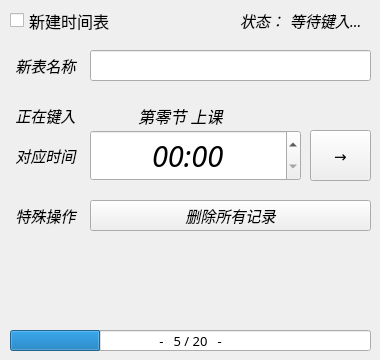
   <widget class="QWidget" name="tab_2">
    <attribute name="title">
     <string>时间表</string>
    </attribute>
    <widget class="QCheckBox" name="checkBox_time">
     <property name="geometry">
      <rect>
       <x>10</x>
       <y>10</y>
       <width>111</width>
       <height>21</height>
      </rect>
     </property>
     <property name="font">
      <font>
       <family>阿里巴巴普惠体 R</family>
       <pointsize>12</pointsize>
       <weight>50</weight>
       <italic>false</italic>
       <bold>false</bold>
       <underline>false</underline>
       <strikeout>false</strikeout>
      </font>
     </property>
     <property name="text">
      <string>新建时间表</string>
     </property>
    </widget>
    <widget class="QPushButton" name="clearButton">
     <property name="geometry">
      <rect>
       <x>90</x>
       <y>200</y>
       <width>281</width>
       <height>31</height>
      </rect>
     </property>
     <property name="font">
      <font>
       <family>阿里巴巴普惠体 R</family>
       <pointsize>11</pointsize>
       <italic>true</italic>
       <underline>false</underline>
       <strikeout>false</strikeout>
      </font>
     </property>
     <property name="text">
      <string>删除所有记录</string>
     </property>
    </widget>
    <widget class="QLabel" name="timeStatus">
     <property name="geometry">
      <rect>
       <x>290</x>
       <y>10</y>
       <width>81</width>
       <height>21</height>
      </rect>
     </property>
     <property name="font">
      <font>
       <family>阿里巴巴普惠体 R</family>
       <pointsize>11</pointsize>
       <italic>true</italic>
       <underline>false</underline>
       <strikeout>false</strikeout>
      </font>
     </property>
     <property name="text">
      <string>等待键入...</string>
     </property>
    </widget>
    <widget class="QLabel" name="label_14">
     <property name="geometry">
      <rect>
       <x>240</x>
       <y>10</y>
       <width>51</width>
       <height>21</height>
      </rect>
     </property>
     <property name="font">
      <font>
       <family>阿里巴巴普惠体 R</family>
       <pointsize>11</pointsize>
       <italic>true</italic>
       <underline>false</underline>
       <strikeout>false</strikeout>
      </font>
     </property>
     <property name="text">
      <string>状态：</string>
     </property>
    </widget>
    <widget class="QLabel" name="guide">
     <property name="geometry">
      <rect>
       <x>80</x>
       <y>100</y>
       <width>201</width>
       <height>31</height>
      </rect>
     </property>
     <property name="font">
      <font>
       <family>阿里巴巴普惠体 R</family>
       <pointsize>12</pointsize>
       <italic>true</italic>
       <underline>false</underline>
       <strikeout>false</strikeout>
      </font>
     </property>
     <property name="text">
      <string>第零节 上课</string>
     </property>
     <property name="alignment">
      <set>Qt::AlignCenter</set>
     </property>
    </widget>
    <widget class="QProgressBar" name="progressBar">
     <property name="geometry">
      <rect>
       <x>10</x>
       <y>330</y>
       <width>361</width>
       <height>21</height>
      </rect>
     </property>
     <property name="font">
      <font>
       <family>汉仪空山楷 W</family>
       <pointsize>10</pointsize>
       <weight>50</weight>
       <italic>false</italic>
       <bold>false</bold>
       <underline>false</underline>
       <strikeout>false</strikeout>
      </font>
     </property>
     <property name="styleSheet">
      <string notr="true"/>
     </property>
     <property name="maximum">
      <number>20</number>
     </property>
     <property name="value">
      <number>5</number>
     </property>
     <property name="orientation">
      <enum>Qt::Horizontal</enum>
     </property>
     <property name="textDirection">
      <enum>QProgressBar::TopToBottom</enum>
     </property>
     <property name="format">
      <string>-   %v / %m   -</string>
     </property>
    </widget>
    <widget class="QLabel" name="label_7">
     <property name="geometry">
      <rect>
       <x>10</x>
       <y>100</y>
       <width>71</width>
       <height>31</height>
      </rect>
     </property>
     <property name="font">
      <font>
       <family>阿里巴巴普惠体 R</family>
       <pointsize>11</pointsize>
       <italic>true</italic>
       <underline>false</underline>
       <strikeout>false</strikeout>
      </font>
     </property>
     <property name="text">
      <string>正在键入</string>
     </property>
     <property name="alignment">
      <set>Qt::AlignCenter</set>
     </property>
    </widget>
    <widget class="QLineEdit" name="lineEdit">
     <property name="geometry">
      <rect>
       <x>90</x>
       <y>50</y>
       <width>281</width>
       <height>31</height>
      </rect>
     </property>
     <property name="font">
      <font>
       <family>阿里巴巴普惠体 R</family>
       <pointsize>12</pointsize>
       <italic>false</italic>
       <underline>false</underline>
       <strikeout>false</strikeout>
      </font>
     </property>
     <property name="alignment">
      <set>Qt::AlignCenter</set>
     </property>
    </widget>
    <widget class="QLabel" name="label_11">
     <property name="geometry">
      <rect>
       <x>10</x>
       <y>50</y>
       <width>71</width>
       <height>31</height>
      </rect>
     </property>
     <property name="font">
      <font>
       <family>阿里巴巴普惠体 R</family>
       <pointsize>11</pointsize>
       <italic>true</italic>
       <underline>false</underline>
       <strikeout>false</strikeout>
      </font>
     </property>
     <property name="text">
      <string>新表名称</string>
     </property>
     <property name="alignment">
      <set>Qt::AlignCenter</set>
     </property>
    </widget>
    <widget class="QTimeEdit" name="timeEdit">
     <property name="geometry">
      <rect>
       <x>90</x>
       <y>130</y>
       <width>211</width>
       <height>51</height>
      </rect>
     </property>
     <property name="font">
      <font>
       <family>Dank Mono</family>
       <pointsize>22</pointsize>
       <italic>true</italic>
       <underline>false</underline>
       <strikeout>false</strikeout>
      </font>
     </property>
     <property name="whatsThis">
      <string>时间</string>
     </property>
     <property name="layoutDirection">
      <enum>Qt::LeftToRight</enum>
     </property>
     <property name="autoFillBackground">
      <bool>false</bool>
     </property>
     <property name="styleSheet">
      <string notr="true"/>
     </property>
     <property name="alignment">
      <set>Qt::AlignCenter</set>
     </property>
     <property name="buttonSymbols">
      <enum>QAbstractSpinBox::UpDownArrows</enum>
     </property>
     <property name="displayFormat">
      <string>hh:mm</string>
     </property>
    </widget>
    <widget class="QPushButton" name="nextButton">
     <property name="geometry">
      <rect>
       <x>310</x>
       <y>130</y>
       <width>61</width>
       <height>51</height>
      </rect>
     </property>
     <property name="font">
      <font>
       <family>阿里巴巴普惠体 R</family>
       <pointsize>11</pointsize>
       <italic>true</italic>
       <underline>false</underline>
       <strikeout>false</strikeout>
      </font>
     </property>
     <property name="text">
      <string>→</string>
     </property>
    </widget>
    <widget class="QLabel" name="label_12">
     <property name="geometry">
      <rect>
       <x>10</x>
       <y>140</y>
       <width>71</width>
       <height>31</height>
      </rect>
     </property>
     <property name="font">
      <font>
       <family>阿里巴巴普惠体 R</family>
       <pointsize>11</pointsize>
       <italic>true</italic>
       <underline>false</underline>
       <strikeout>false</strikeout>
      </font>
     </property>
     <property name="text">
      <string>对应时间</string>
     </property>
     <property name="alignment">
      <set>Qt::AlignCenter</set>
     </property>
    </widget>
    <widget class="QLabel" name="label_13">
     <property name="geometry">
      <rect>
       <x>10</x>
       <y>200</y>
       <width>71</width>
       <height>31</height>
      </rect>
     </property>
     <property name="font">
      <font>
       <family>阿里巴巴普惠体 R</family>
       <pointsize>11</pointsize>
       <italic>true</italic>
       <underline>false</underline>
       <strikeout>false</strikeout>
      </font>
     </property>
     <property name="text">
      <string>特殊操作</string>
     </property>
     <property name="alignment">
      <set>Qt::AlignCenter</set>
     </property>
    </widget>
   </widget>
